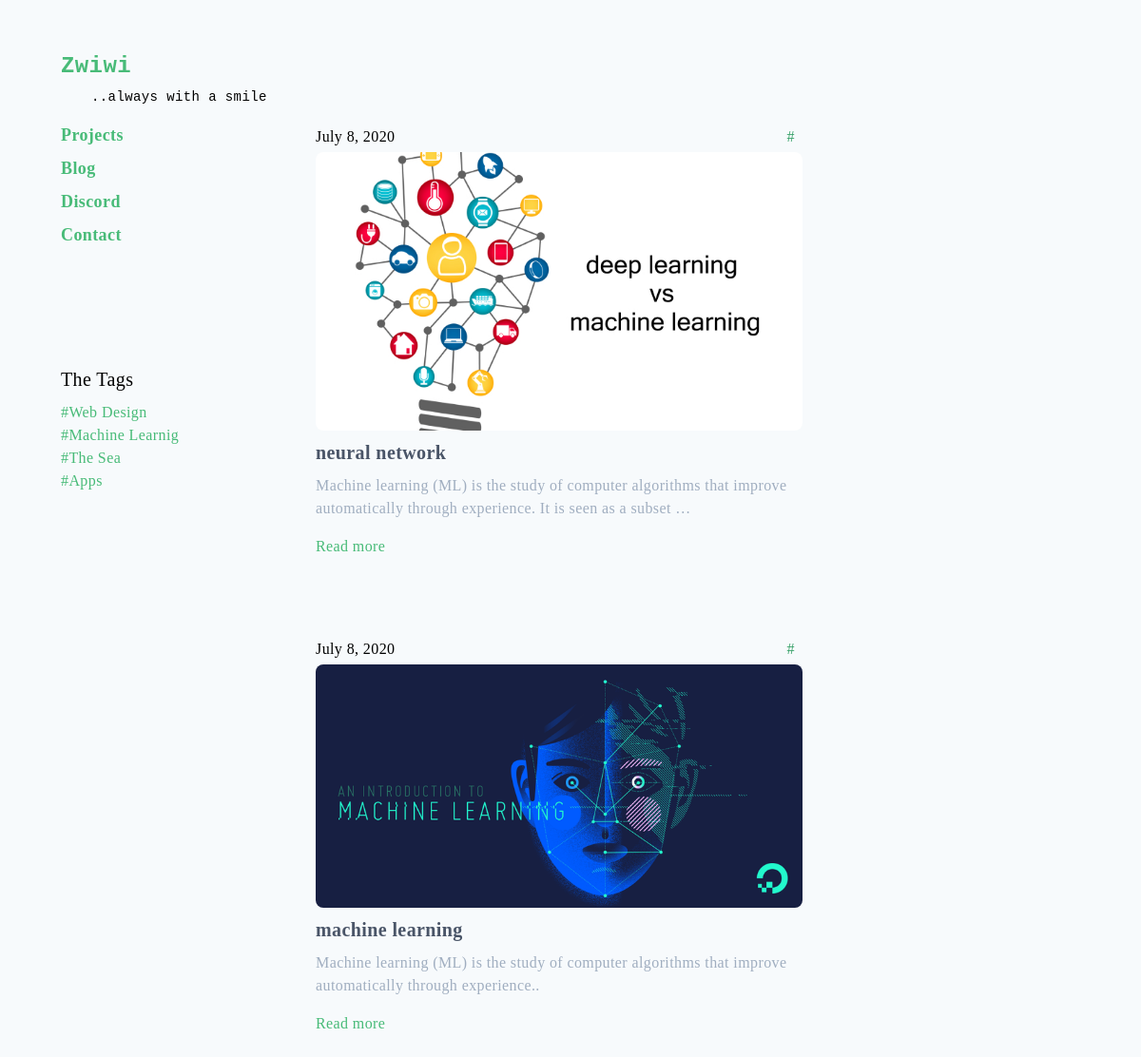
The page /blog/ on the database as committed earlier.
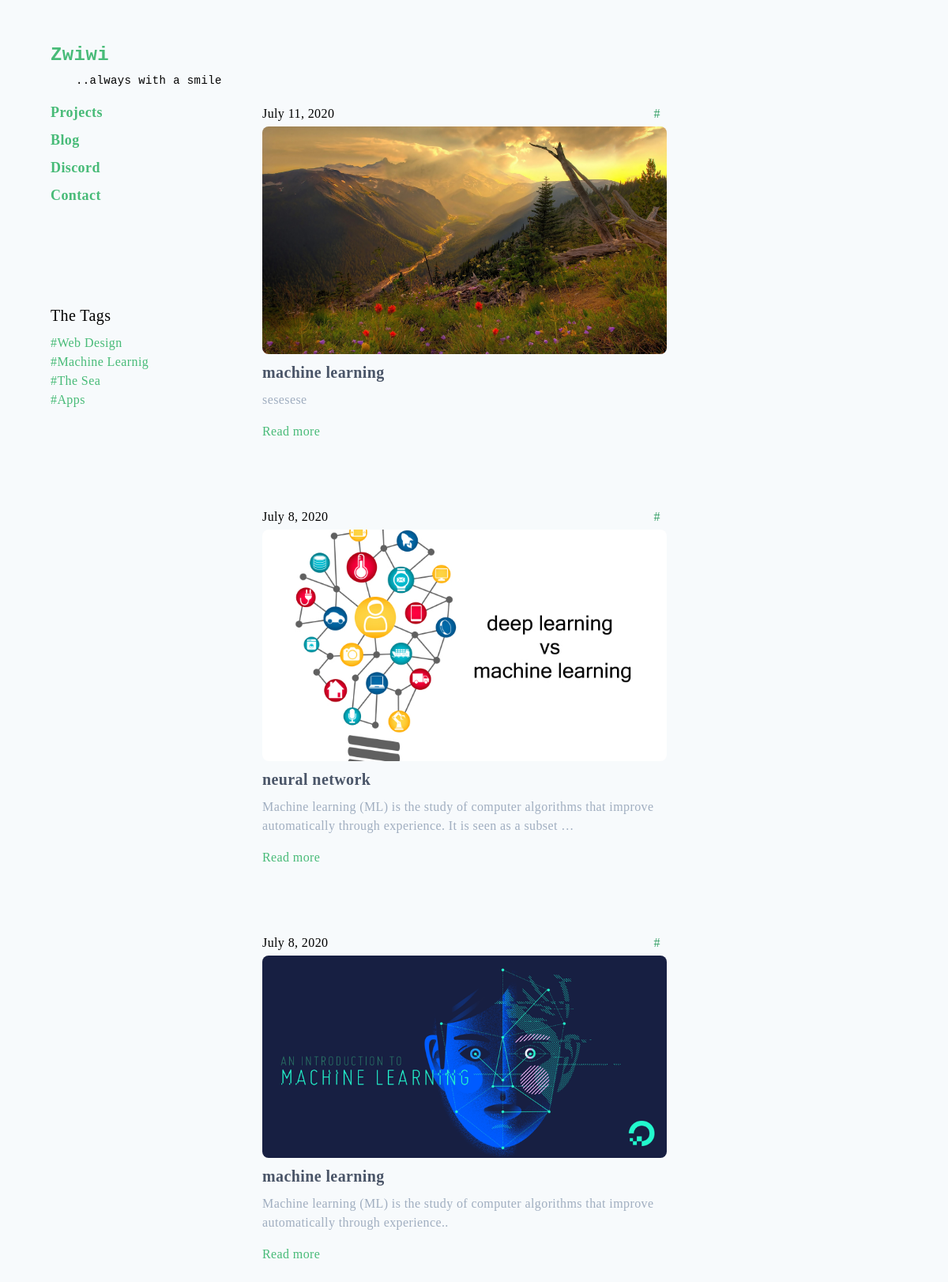
The same page on the database as committed later.
### pages/models.py (models this page shows)
class Post(models.Model):
    title=models.CharField(max_length=200)
    body=models.TextField()
    pub_date=models.DateField()
    image=models.ImageField(upload_to='images/',null=True, blank=True )
    tags=models.CharField(max_length=100 ,blank=True)

### pages/views.py (the view)
# urls.py: path('blog/',views.blog,name='blog'),
def blog(request):
    all_posts=Post.objects.order_by('-id')
    return render(request,"blog.html",{'all_posts':all_posts})

### pages/templates/blog.html (shortened to what this page needs)
{% extends 'base.html' %}
{% load static %}
{% block content %}
<div class="pt-2 lg:pt-8 flex flex-col mb-4 ">
{% if all_posts %}
    {% for x in all_posts %}
     <div class="flex flex-col pb-20 max-w-lg">
        <div class="flex justify-between items-baseline">
            <span class="font-light py-1">{{ x.pub_date }}</span>
            <a class="px-2 py-1 text-green-600" href="#">#{{ x.tags }} </a>
        </div>
        <div>
            <img src="{{x.image.url}}" class="bg-cover rounded-lg">
         </div>
        <div class="mt-2">
            <a class="text-xl text-gray-700 font-bold hover:text-gray-600" href="#">{{ x.title }}</a>
            <p class="mt-2 text-gray-500">{{ x.body|truncatewords:20 }}</p>
        </div>
        <div class="flex justify-between items-center mt-4">
            <a class="text-green-500 hover:underline" href="#">Read more</a>
        </div>
    </div>
    {% endfor%}
{% endif %}
</div>
{% endblock %}
{% block sidebar%}
<div class="hidden lg:block fixed top-0 mt-64 pt-32 ">
    <p class="font-medium text-xl pb-2">The Tags</p>
    <ul class="text-green-500 ">
        <li>
            <a class=" hover:underline pr-2" href="{% url 'projects' %}">#Web Design</a>
        </li>
         <li>
             <a class="hover:underline pr-2" href="{% url 'projects' %}">#Machine Learnig</a>
        </li>
         <li>
             <a class=" hover:underline pr-2" href="{% url 'projects' %}">#The Sea</a>
        </li>
         <li >
             <a class=" hover:underline pr-2" href="{% url 'projects' %}">#Apps</a>
        </li>
    </ul>
</div>
{% endblock%}

### pages/templates/base.html (shortened to what this page needs)
<!DOCTYPE html>
<html lang="en">
<head>
    <link href="https://unpkg.com/tailwindcss@^1.0/dist/tailwind.min.css" rel="stylesheet">
</head>
<body class="bg-gray-100 lg:mx-16 mx-6 font-serif tracking-wide antialiased">
<div class="mt-12 lg:flex">
    <div class="lg:w-1/4 ">
        <div class="lg:fixed">
            <p class="text-2xl pt-1 font-mono font-semibold"><a class="text-green-500" href="{% url 'home' %}">Zwiwi</a></p>
            <p class="text-sm  px-8 font-mono pt-1">..always with a smile</p>
             <ul class="flex lg:flex-col mt-2 font-semibold">
                <li class="pr-2 pt-2"><a class="text-green-500 hover:underline text-lg" href="{% url 'projects' %}">Projects</a></li>
                <li class="pr-2 pt-2"><a class="text-green-500 hover:underline text-lg" href="{% url 'blog' %}">Blog</a></li>
                <li class="pr-2 pt-2"><a class="text-green-500 hover:underline text-lg" href="{% url 'projects' %}">Discord</a></li>
                <li class="pr-2 pt-2"><a class="text-green-500 hover:underline text-lg" href="{% url 'contact' %}">Contact</a></li>
            </ul>
        </div>
    </div>
    <div class="lg:w-3/4 pt-2 lg:mt-10">
         {% block content %} {% endblock %}
    </div>
</div>
{% block sidebar%} {% endblock %}
</body>
</html>

Rows that differ between the two databases and show on the page:
added Post: pub_date "July 11, 2020", image (picture), title "machine learning", body "sesesese"
